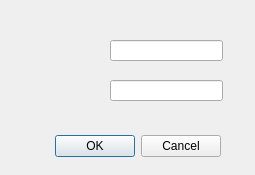
<?xml version="1.0" encoding="UTF-8"?>
<ui version="4.0">
 <class>DialogChangeSubstring</class>
 <widget class="QDialog" name="DialogChangeSubstring">
  <property name="geometry">
   <rect>
    <x>0</x>
    <y>0</y>
    <width>255</width>
    <height>175</height>
   </rect>
  </property>
  <property name="windowTitle">
   <string>Dialog</string>
  </property>
  <widget class="QDialogButtonBox" name="buttonBox">
   <property name="geometry">
    <rect>
     <x>10</x>
     <y>130</y>
     <width>211</width>
     <height>32</height>
    </rect>
   </property>
   <property name="orientation">
    <enum>Qt::Horizontal</enum>
   </property>
   <property name="standardButtons">
    <set>QDialogButtonBox::Cancel|QDialogButtonBox::Ok</set>
   </property>
  </widget>
  <widget class="QLineEdit" name="lineEdit">
   <property name="geometry">
    <rect>
     <x>110</x>
     <y>40</y>
     <width>113</width>
     <height>21</height>
    </rect>
   </property>
  </widget>
  <widget class="QLineEdit" name="lineEdit_2">
   <property name="geometry">
    <rect>
     <x>110</x>
     <y>80</y>
     <width>113</width>
     <height>21</height>
    </rect>
   </property>
  </widget>
 </widget>
 <resources/>
 <connections>
  <connection>
   <sender>buttonBox</sender>
   <signal>accepted()</signal>
   <receiver>DialogChangeSubstring</receiver>
   <slot>accept()</slot>
   <hints>
    <hint type="sourcelabel">
     <x>248</x>
     <y>254</y>
    </hint>
    <hint type="destinationlabel">
     <x>157</x>
     <y>274</y>
    </hint>
   </hints>
  </connection>
  <connection>
   <sender>buttonBox</sender>
   <signal>rejected()</signal>
   <receiver>DialogChangeSubstring</receiver>
   <slot>reject()</slot>
   <hints>
    <hint type="sourcelabel">
     <x>316</x>
     <y>260</y>
    </hint>
    <hint type="destinationlabel">
     <x>286</x>
     <y>274</y>
    </hint>
   </hints>
  </connection>
 </connections>
</ui>
